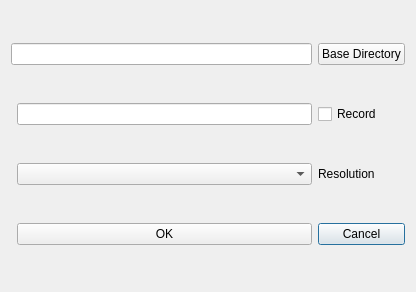
<?xml version="1.0" encoding="UTF-8"?>
<ui version="4.0">
 <class>saveStreamDialog</class>
 <widget class="QDialog" name="saveStreamDialog">
  <property name="geometry">
   <rect>
    <x>0</x>
    <y>0</y>
    <width>416</width>
    <height>292</height>
   </rect>
  </property>
  <property name="windowTitle">
   <string>Dialog</string>
  </property>
  <layout class="QGridLayout" name="gridLayout">
   <item row="4" column="2">
    <widget class="QPushButton" name="cancel">
     <property name="text">
      <string>Cancel</string>
     </property>
    </widget>
   </item>
   <item row="4" column="1">
    <widget class="QPushButton" name="OK">
     <property name="text">
      <string>OK</string>
     </property>
    </widget>
   </item>
   <item row="0" column="0" colspan="2">
    <widget class="QLineEdit" name="path"/>
   </item>
   <item row="0" column="2">
    <widget class="QPushButton" name="browse">
     <property name="text">
      <string>Base Directory</string>
     </property>
    </widget>
   </item>
   <item row="1" column="1">
    <widget class="QLineEdit" name="fileName"/>
   </item>
   <item row="1" column="2">
    <widget class="QCheckBox" name="checkBox">
     <property name="text">
      <string>Record</string>
     </property>
    </widget>
   </item>
   <item row="2" column="1">
    <widget class="QComboBox" name="resolution"/>
   </item>
   <item row="2" column="2">
    <widget class="QLabel" name="label">
     <property name="text">
      <string>Resolution</string>
     </property>
    </widget>
   </item>
  </layout>
 </widget>
 <resources/>
 <connections/>
</ui>
